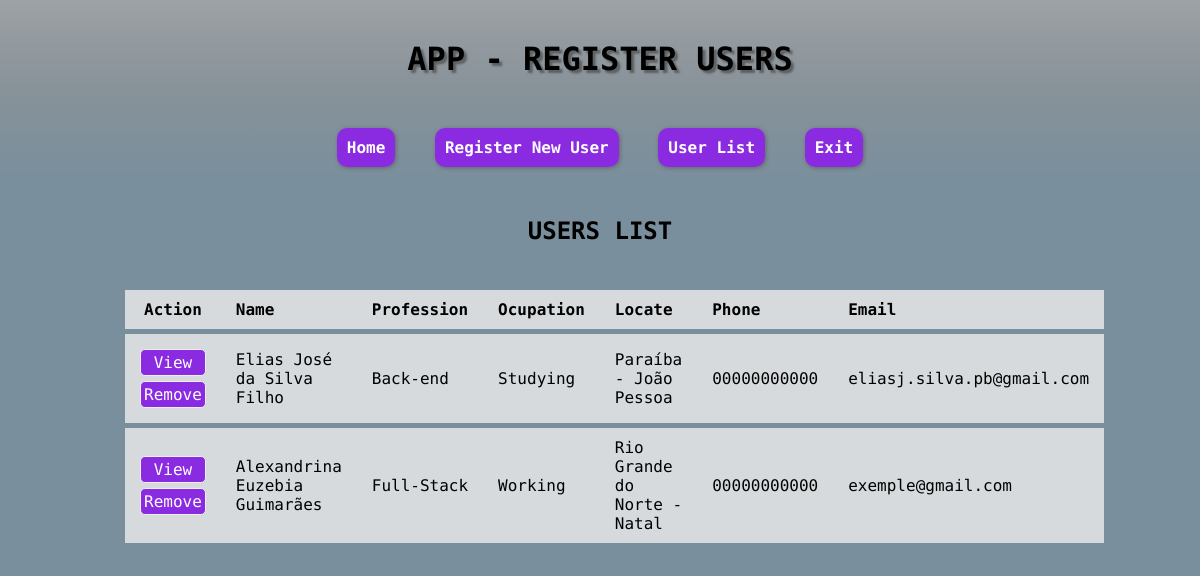
The page /List-User/ (signed in) on the database its author committed.
### App_Register/models.py (models this page shows, shortened)
class User(models.Model):
    GENDER = [
        ('Female', 'Female'),
        ('Male', 'Male'),
        ('Other', 'Other'),
    ]
    PROFESSION = [
        ('Font-end','Front-end'),
        ('Back-end','Back-end'),
        ('Full-Stack','Full-Stack'),
        ('Intern', 'Intern'),
        ('C.Security', 'C.Security'),
    ]
    OCUPATION = [
        ('Studying', 'Studying'),
        ('Working', 'Working'),
        ('Freelancer', 'Freelancer'),
        ('Unemployed', 'Unemployed'),
    ]
    TECHNOLOGIES = [
        ('Html', 'Html'),
        ('Css', 'Css'),
        ('JavaScript', 'JavaScript'),
        ('Python', 'Python'),
        ('Ruby', 'Ruby'),
        ('PHP', 'PHP'),
        ('C#', 'C#'),
        ('Java', 'Java'),
    ]
    LOCATE = [
        ('Acre - Rio Branco', 'Acre - Rio Branco'),
        ('Alagoas - Maceió', 'Alagoas - Maceió'),
        ('Amapá - Macapá', 'Amapá - Macapá'),
        ('Amazonas - Manaus', 'Amazonas - Manaus'),
        ('Bahia - Salvador', 'Bahia - Salvador'),
        ('Ceará - Fortaleza', 'Ceará - Fortaleza'),
        ('Espírito Santo - Vitória', 'Espírito Santo - Vitória'),
        ('Goiás - Goiânia', 'Goiás - Goiânia'),
        ('Maranhão - São Luís', 'Maranhão - São Luís'),
        ('Mato Grosso - Cuiabá', 'Mato Grosso - Cuiabá'),
        ('Mato Grosso do Sul - Campo Grande', 'Mato Grosso do Sul - Campo Grande'),
        ('Minas Gerais - Belo Horizonte', 'Minas Gerais - Belo Horizonte'),
        ('Paraíba - João Pessoa', 'Paraíba - João Pessoa'),
        ('Pernambuco - Recife', 'Pernambuco - Recife'),
        ('Piauí - Teresina', 'Piauí - Teresina'),
        ('Rio de Janeiro - Rio de Janeiro', 'Rio de Janeiro - Rio de Janeiro'),
        ('Rio Grande do Norte - Natal', 'Rio Grande do Norte - Natal'),
        ('Rio Grande do Sul - Porto Alegre', 'Rio Grande do Sul - Porto Alegre'),
        ('Rondônia - Porto Velho', 'Rondônia - Porto Velho'),
        ('Roraima - Boa Vista', 'Roraima - Boa Vista'),
        ('Santa Catarina - Florianópolis', 'Santa Catarina - Florianópolis'),
        ('São Paulo - São Paulo', 'São Paulo - São Paulo'),
        ('Sergipe - Aracaju', 'Sergipe - Aracaju'),
        ('Tocantins - Palmas', 'Tocantins - Palmas'),
        ('Distrito Federal - Brasília', 'Distrito Federal - Brasília'),
    ]
    name = models.CharField(max_length=150)
    photo = models.ImageField(upload_to='photos', blank=True, null=True)
    gender = models.CharField(max_length=100, choices=GENDER, default=None)
    date = models.DateField()
    profession = models.CharField(max_length=100, choices=PROFESSION, null=True) #default=None
    ocupation = models.CharField(max_length=100, choices=OCUPATION, null=True) #default=None
    experience = models.TextField(blank=True, null=True)
    cpf = models.CharField(max_length= 11, null=True)
    phone = models.CharField(max_length=11, null=True)
    adress = models.CharField(max_length=155, blank=True, null=True)
    locate = models.CharField(max_length=100, choices=LOCATE) #default=None
    email = models.EmailField()
    github = models.URLField(blank=True, null=True, default=None)
    linkedin = models.URLField(blank=True, null=True, default=None)
    created_at = models.DateTimeField(auto_now_add=True, null=True)

### App_Register/views.py (the view)
# urls.py: path('List-User/', views.liste, name = 'list'), # Listing
@login_required
def liste(request):
    users = models.User.objects.all()
    return render(request, 'register/list.html', {'users':users})

### App_Register/templates/register/list.html
{% extends 'home.html' %}
{% block content %}
{% if users %}
<div class="table-users-list">
    <h2>USERS LIST</h2>
    <table>
        <tr>
            <th>Action</th>
            <th>Name</th>
            <th>Profession</th>
            <th>Ocupation</th>
            <th>Locate</th>
            <th>Phone</th>
            <th>Email</th>
        </tr>
        {% for user in users %}
        <tr>
            <td>
                <span><a href="{% url 'user' id=user.id %}">View</a> </span>
                <span><a href="{% url 'remove' id=user.id %}">Remove</a></span>
            </td>
            <td>{{user.name}}</a></td>
            <td>{{user.profession}}</td>
            <td>{{user.ocupation}}</td>
            <td>{{user.locate}}</td>
            <td>{{user.phone}}</td>
            <td>{{user.email}}</td>
        </tr>
        {% endfor %}
    </table>
</div>
{% else %}
<h2>No Users Resgistered</h2>
{% endif %}
{% endblock %}

### static/css/app_register.css (style rules this page uses)
* { padding: 0; margin: 0; box-sizing: border-box; font-family: 'Ubuntu Mono', monospace; }
body { background-color: #7A8F9D; }
h2 { text-align: center; margin: 100px 0; }
.table-users-list { display: flex; justify-content: center; flex-direction: column; width: 80%; max-width: 1360px; margin: 40px auto; }
.table-users-list h2 { text-align: center; margin: 0 0 40px 0; }
table { background-color: #eeec; width: 100%; max-width: 1360px; }
table td, th { padding: 10px 15px; }
.table-users-list table, tr { border: 5px solid #7A8F9D; border-collapse: collapse; }
.table-users-list table th:nth-child(n+2), .table-users-list table tr:nth-child(n+2) { text-align: start; }
.table-users-list table a { text-decoration: none; border: 1px solid #eee; background-color: #8a2be2; padding: 3px; color: #fff; border-radius: 5px; text-align: center; }
.table-users-list table span { display: flex; flex-direction: column; justify-content: center; margin: 5px 0; }

### rows shown on the page
User: name "Elias José da Silva Filho", profession "Back-end", ocupation "Studying", locate "Paraíba - João Pessoa", phone "00000000000", email "eliasj.silva.pb@gmail.com"
User: name "Alexandrina Euzebia Guimarães", profession "Full-Stack", ocupation "Working", locate "Rio Grande do Norte - Natal", phone "00000000000", email "exemple@gmail.com"
